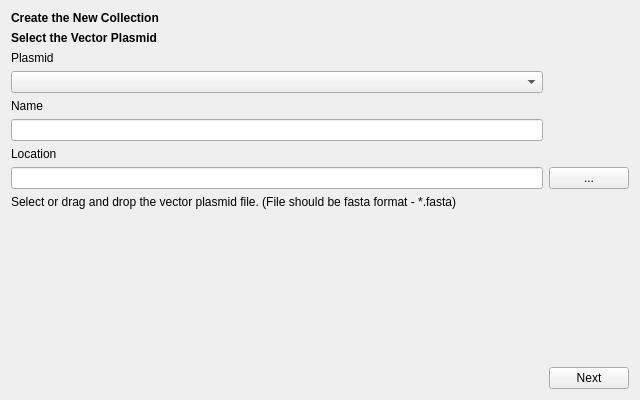
<?xml version="1.0" encoding="UTF-8"?>
<ui version="4.0">
 <class>CreateCollection_VectorSelector_WidgetClass</class>
 <widget class="QWidget" name="CreateCollection_VectorSelector_WidgetClass">
  <property name="geometry">
   <rect>
    <x>0</x>
    <y>0</y>
    <width>640</width>
    <height>400</height>
   </rect>
  </property>
  <property name="windowTitle">
   <string>CreateCollection_VectorSelector_Widget</string>
  </property>
  <layout class="QGridLayout" name="gridLayout">
   <item row="4" column="0">
    <widget class="QLabel" name="label_6">
     <property name="text">
      <string>Plasmid</string>
     </property>
    </widget>
   </item>
   <item row="8" column="0">
    <widget class="QLabel" name="label_4">
     <property name="text">
      <string>Name</string>
     </property>
    </widget>
   </item>
   <item row="13" column="0" colspan="2">
    <widget class="QLabel" name="description">
     <property name="text">
      <string>Select or drag and drop the vector plasmid file. (File should be fasta format - *.fasta)</string>
     </property>
    </widget>
   </item>
   <item row="12" column="0">
    <widget class="QLineEdit" name="plasmid_location"/>
   </item>
   <item row="3" column="0">
    <widget class="QLabel" name="main_title">
     <property name="text">
      <string>&lt;html&gt;&lt;head/&gt;&lt;body&gt;&lt;p&gt;&lt;span style=&quot; font-weight:700;&quot;&gt;Select the Vector Plasmid&lt;/span&gt;&lt;/p&gt;&lt;/body&gt;&lt;/html&gt;</string>
     </property>
    </widget>
   </item>
   <item row="2" column="0">
    <widget class="QLabel" name="window_title">
     <property name="text">
      <string>&lt;html&gt;&lt;head/&gt;&lt;body&gt;&lt;p&gt;&lt;span style=&quot; font-weight:700;&quot;&gt;Create the New Collection&lt;/span&gt;&lt;/p&gt;&lt;/body&gt;&lt;/html&gt;</string>
     </property>
    </widget>
   </item>
   <item row="11" column="0">
    <widget class="QLabel" name="label_2">
     <property name="text">
      <string>Location</string>
     </property>
    </widget>
   </item>
   <item row="7" column="0">
    <widget class="QComboBox" name="plasmid_selector"/>
   </item>
   <item row="12" column="1">
    <widget class="QPushButton" name="location_select_btn">
     <property name="text">
      <string>...</string>
     </property>
    </widget>
   </item>
   <item row="10" column="0">
    <widget class="QLineEdit" name="plasmid_name"/>
   </item>
   <item row="14" column="0">
    <spacer name="verticalSpacer">
     <property name="orientation">
      <enum>Qt::Vertical</enum>
     </property>
     <property name="sizeHint" stdset="0">
      <size>
       <width>20</width>
       <height>40</height>
      </size>
     </property>
    </spacer>
   </item>
   <item row="15" column="0" colspan="2">
    <layout class="QHBoxLayout" name="horizontalLayout">
     <item>
      <spacer name="horizontalSpacer">
       <property name="orientation">
        <enum>Qt::Horizontal</enum>
       </property>
       <property name="sizeHint" stdset="0">
        <size>
         <width>40</width>
         <height>20</height>
        </size>
       </property>
      </spacer>
     </item>
     <item>
      <widget class="QPushButton" name="next_btn">
       <property name="text">
        <string>Next</string>
       </property>
      </widget>
     </item>
    </layout>
   </item>
  </layout>
 </widget>
 <layoutdefault spacing="6" margin="11"/>
 <resources/>
 <connections/>
</ui>
